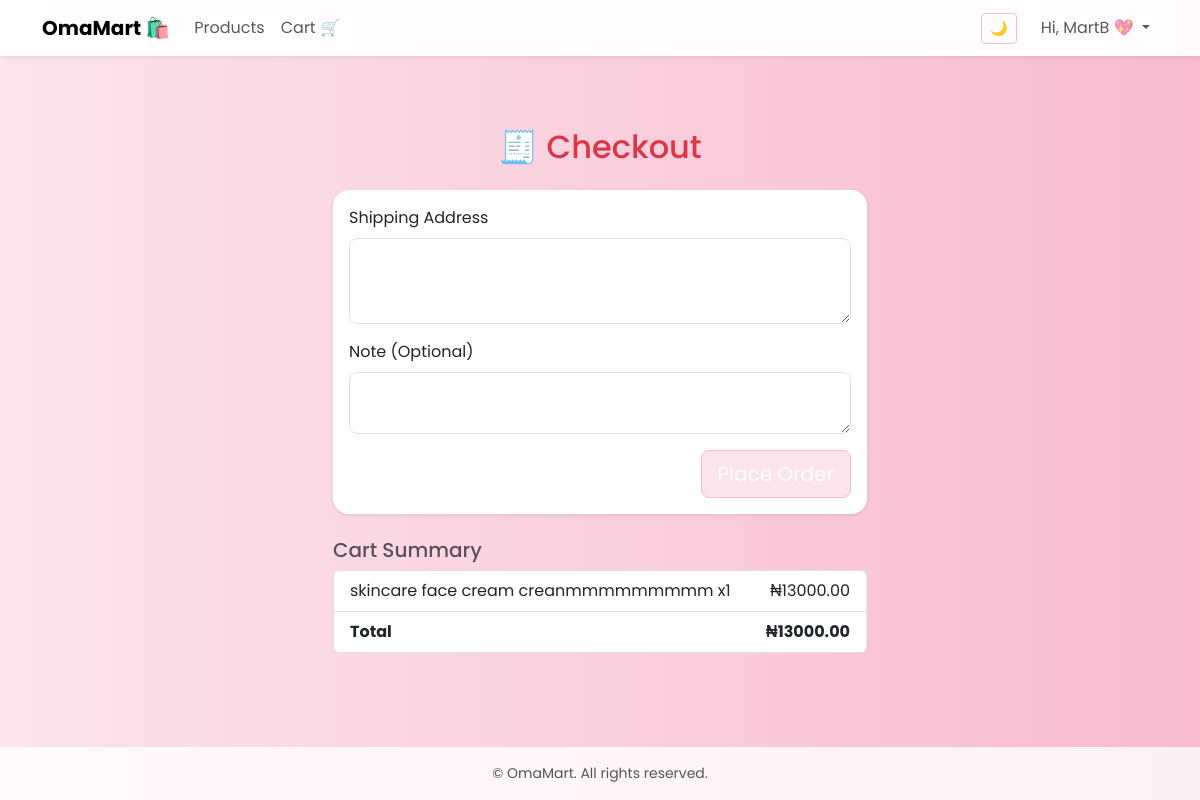
/checkout/ (signed in), run on an earlier commit of the app's database.
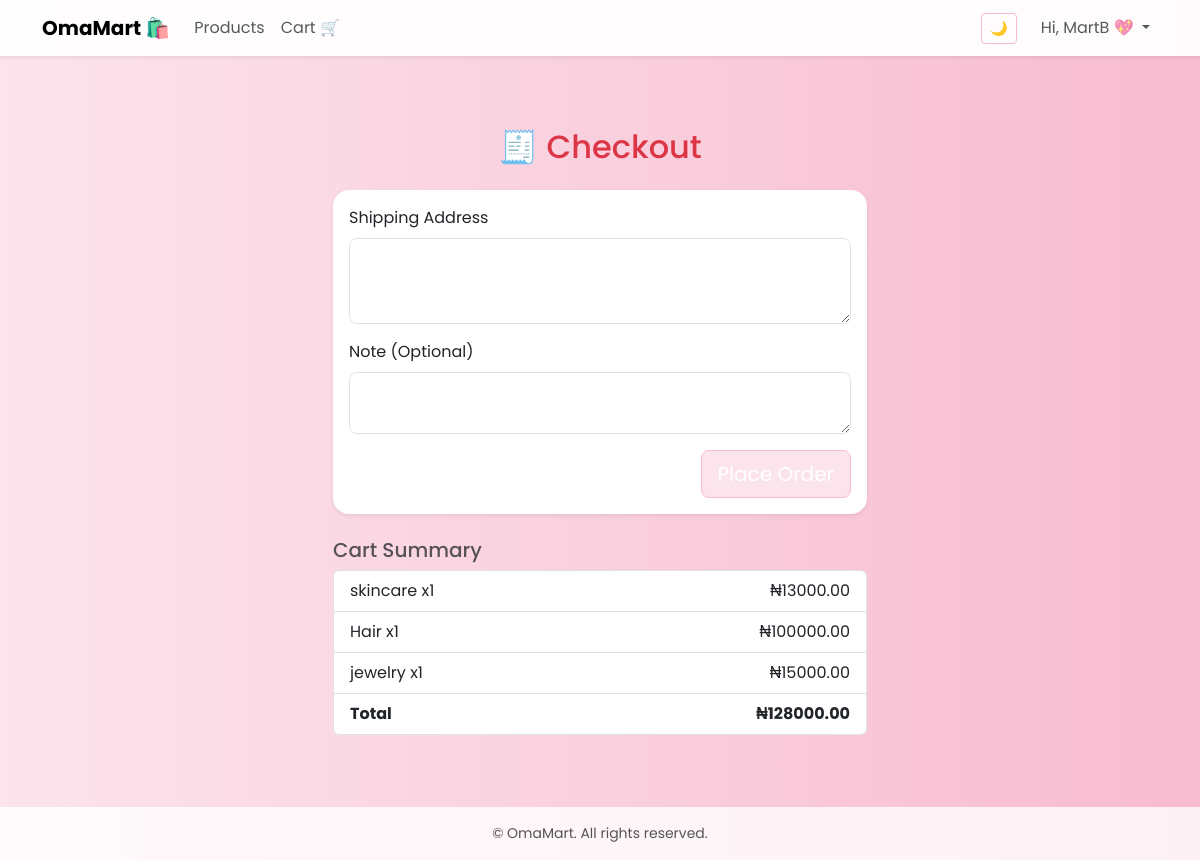
And on a later commit of the database.
### store/models.py (models this page shows, shortened)
class CartItem(models.Model):
    user = models.ForeignKey(User, on_delete=models.CASCADE)
    product = models.ForeignKey(Product, on_delete=models.CASCADE)
    quantity = models.PositiveIntegerField(default=1)
    added_at = models.DateTimeField(auto_now_add=True)
    @property
    def total_price(self):
        return self.product.price * self.quantity

class Product(models.Model):
    CATEGORY_CHOICES = [
        ('fashion', 'Fashion'),
        ('electronics', 'Electronics'),
        ('beauty', 'Beauty'),
        ('books', 'Books'),
        ('home', 'Home & Living'),
        ('other', 'Other'),
    ]
    title = models.CharField(max_length=100)
    description = models.TextField()
    price = models.DecimalField(max_digits=8, decimal_places=2)
    image = models.ImageField(upload_to='product_images/', blank=True, null=True)
    category = models.CharField(max_length=20, choices=CATEGORY_CHOICES, default='other')
    seller = models.ForeignKey(User, on_delete=models.CASCADE)
    created_at = models.DateTimeField(auto_now_add=True)

### store/views.py (the view, shortened to what this page needs)
# urls.py: path('checkout/', views.checkout, name='checkout'),
@login_required
def checkout(request):
    cart_items = CartItem.objects.filter(user=request.user)
    total = sum(item.total_price for item in cart_items)
    return render(request, 'store/checkout.html', {
        'cart_items': cart_items,
        'total': total
    })

### store/templates/store/checkout.html (shortened to what this page needs)
{% extends 'store/base.html' %}
{% block content %}
<div class="container my-5">
  <h2 class="text-center text-danger mb-4">🧾 Checkout</h2>
  <div class="row justify-content-center">
    <div class="col-md-6">
      <div class="card shadow-sm">
        <div class="card-body">
          <form method="post">
            <div class="mb-3">
              <label for="address" class="form-label">Shipping Address</label>
              <textarea class="form-control" id="address" name="address" rows="3" required></textarea>
            </div>
            <div class="mb-3">
              <label for="note" class="form-label">Note (Optional)</label>
              <textarea class="form-control" id="note" name="note" rows="2"></textarea>
            </div>
            <div class="text-end">
              <button type="submit" class="btn btn-primary btn-lg">Place Order</button>
            </div>
          </form>
        </div>
      </div>
      <div class="mt-4">
        <h5 class="text-muted">Cart Summary</h5>
        <ul class="list-group">
          {% for item in cart_items %}
            <li class="list-group-item d-flex justify-content-between">
              <span>{{ item.product.title }} x{{ item.quantity }}</span>
              <span>₦{{ item.total_price }}</span>
            </li>
          {% endfor %}
          <li class="list-group-item d-flex justify-content-between fw-bold">
            <span>Total</span>
            <span>₦{{ total }}</span>
          </li>
        </ul>
      </div>
    </div>
  </div>
</div>
{% endblock %}

What changed in the data, as far as the page shows it:
changed through a linked row, CartItem: product "skincare face cream creanmmmmmmmmm" → "skincare"
added CartItem: product "Hair", quantity "1", total_price "100000.00"
added CartItem: product "jewelry", quantity "1", total_price "15000.00"
Also different on the page:
{{ total }}: "13000.00" → "128000.00"
